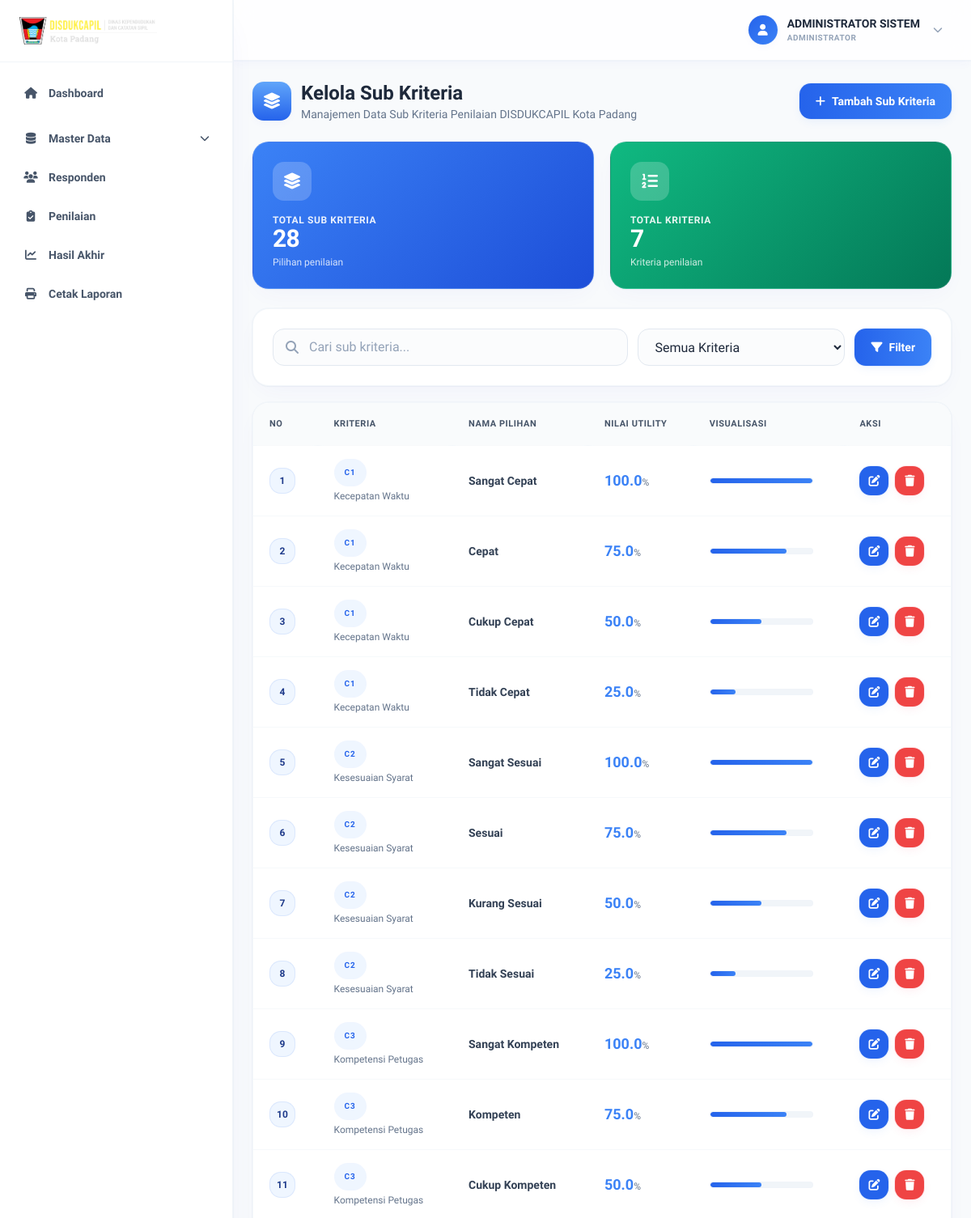
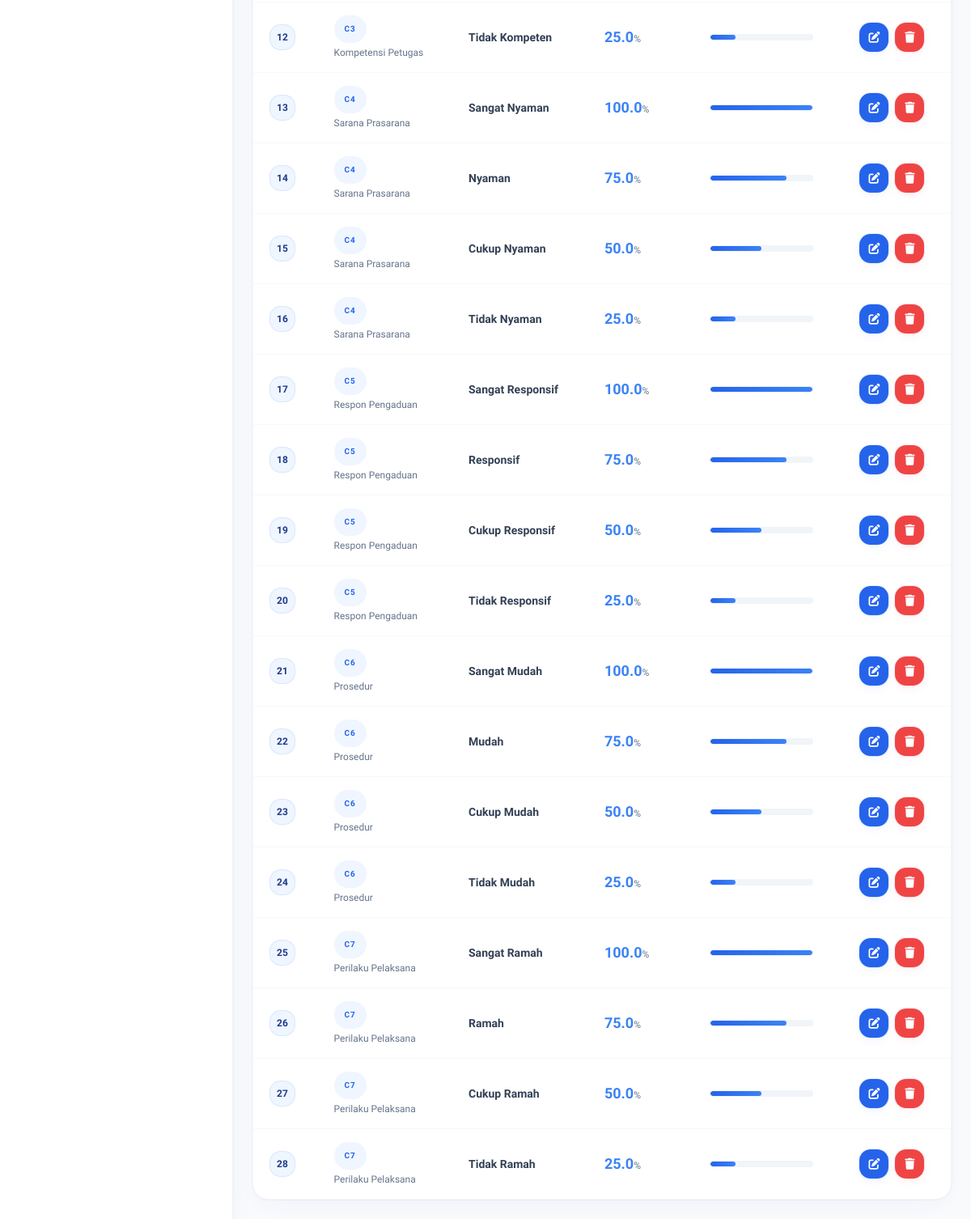
Page /index.php?controller=subKriteria&action=index (signed in) on the committed database (2 pictures, top to bottom).
### tables this page shows
CREATE TABLE `sub_kriteria` (
  `id_sub` int NOT NULL,
  `id_kriteria` int NOT NULL,
  `nama_pilihan` varchar(50) NOT NULL,
  `nilai_utility` float NOT NULL
);

CREATE TABLE `kriteria` (
  `id_kriteria` int NOT NULL,
  `kode_kriteria` varchar(10) NOT NULL,
  `nama_kriteria` varchar(100) NOT NULL,
  `pertanyaan` text NOT NULL,
  `bobot` int NOT NULL,
  `jenis` enum('benefit','cost') DEFAULT 'benefit',
  `created_at` timestamp NULL DEFAULT CURRENT_TIMESTAMP
);

### controllers/SubKriteriaController.php (called while the page is built, shortened)
<?php
require_once 'models/SubKriteriaModel.php';
class SubKriteriaController
{
    private $subKriteriaModel;
    public function __construct($connection)
    {
        $this->subKriteriaModel = new SubKriteriaModel($connection);
    }
    public function index()
    {
        $keyword = isset($_GET['keyword']) ? trim($_GET['keyword']) : '';
        $filter_kriteria = isset($_GET['id_kriteria']) ? intval($_GET['id_kriteria']) : 0;
        if (!empty($keyword)) {
            $subKriterias = $this->subKriteriaModel->search($keyword);
        } elseif ($filter_kriteria > 0) {
            $subKriterias = $this->subKriteriaModel->getByKriteria($filter_kriteria);
        } else {
            $subKriterias = $this->subKriteriaModel->getAll();
        }
        $data = [
            'title' => 'Kelola Sub Kriteria - DISDUKCAPIL Kota Padang',
            'page_title' => 'Kelola Sub Kriteria',
            'sub_kriterias' => $subKriterias,
            'keyword' => $keyword,
            'filter_kriteria' => $filter_kriteria,
            'total' => $this->subKriteriaModel->getTotal(),
            'kriterias' => $this->subKriteriaModel->getAllKriteria(),
            'user' => [
                'nama_lengkap' => $_SESSION['nama_lengkap'] ?? 'Admin',
                'username' => $_SESSION['username'] ?? '',
                'role' => $_SESSION['role'] ?? 'admin'
            ]
        ];
        require_once 'views/sub-kriteria/index.php';
    }
}
?>

### models/SubKriteriaModel.php (called while the page is built, shortened)
<?php
require_once 'KriteriaModel.php';
class SubKriteriaModel
{
    private $conn;
    private $table = 'sub_kriteria';
    private $kriteriaModel;
    public function __construct($connection)
    {
        $this->conn = $connection;
        $this->kriteriaModel = new KriteriaModel($connection);
    }
    public function getAll()
    {
        try {
            $query = "SELECT sk.*, k.nama_kriteria, k.kode_kriteria
                     FROM " . $this->table . " sk
                     JOIN kriteria k ON sk.id_kriteria = k.id_kriteria
                     ORDER BY k.kode_kriteria ASC, sk.nilai_utility DESC";
            $stmt = $this->conn->prepare($query);
            $stmt->execute();
            return $stmt->fetchAll(PDO::FETCH_ASSOC);
        } catch (PDOException $e) {
            error_log("Get all sub kriteria error: " . $e->getMessage());
            return false;
        }
    }
    public function getTotal()
    {
        try {
            $query = "SELECT COUNT(*) as total FROM " . $this->table;
            $stmt = $this->conn->prepare($query);
            $stmt->execute();
            $result = $stmt->fetch(PDO::FETCH_ASSOC);
            return $result['total'];
        } catch (PDOException $e) {
            error_log("Get total sub kriteria error: " . $e->getMessage());
            return 0;
        }
    }
    public function getAllKriteria()
    {
        return $this->kriteriaModel->getAll();
    }
}
?>

### models/KriteriaModel.php (called while the page is built, shortened)
<?php
class KriteriaModel
{
    private $conn;
    private $table = 'kriteria';
    public function __construct($connection)
    {
        $this->conn = $connection;
    }
    public function getAll()
    {
        try {
            $query = "SELECT * FROM " . $this->table . " ORDER BY kode_kriteria ASC";
            $stmt = $this->conn->prepare($query);
            $stmt->execute();
            return $stmt->fetchAll(PDO::FETCH_ASSOC);
        } catch (PDOException $e) {
            error_log("Get all kriteria error: " . $e->getMessage());
            return false;
        }
    }
}
?>

### views/sub-kriteria/index.php (the view, shortened to what this page needs)
<?php include('template/layout_admin_head.php'); ?>
<?php include('template/layout_admin_chrome.php'); ?>
<div class="flex items-center justify-between flex-wrap gap-4 mb-6">
  <div class="flex items-center gap-3">
    <div class="flex h-12 w-12 items-center justify-center rounded-gov bg-gradient-to-b from-gov-blue-600 to-gov-blue-800 text-white text-xl shadow-soft-raised-sm">
      <i class="fas fa-layer-group"></i>
    </div>
    <div>
      <h1 class="text-2xl font-bold text-slate-800">Kelola Sub Kriteria</h1>
      <p class="text-slate-500 text-sm">Manajemen Data Sub Kriteria Penilaian DISDUKCAPIL Kota Padang</p>
    </div>
  </div>
  <a href="index.php?controller=subKriteria&action=create" class="btn-gov-primary"><i class="fas fa-plus"></i> Tambah Sub Kriteria</a>
</div>
<div class="grid grid-cols-1 sm:grid-cols-2 gap-5 mb-6">
  <div class="card-gov-stat card-gov-stat-blue">
    <div class="card-gov-stat-icon"><i class="fas fa-layer-group"></i></div>
    <p class="card-gov-stat-label">Total Sub Kriteria</p>
    <p class="card-gov-stat-value"><?= $data['total'] ?? 0 ?></p>
    <p class="card-gov-stat-sub">Pilihan penilaian</p>
  </div>
  <div class="card-gov-stat card-gov-stat-green">
    <div class="card-gov-stat-icon"><i class="fas fa-list-ol"></i></div>
    <p class="card-gov-stat-label">Total Kriteria</p>
    <p class="card-gov-stat-value"><?= count($data['kriterias'] ?? []) ?></p>
    <p class="card-gov-stat-sub">Kriteria penilaian</p>
  </div>
</div>
<div class="search-gov-wrap">
  <form method="GET" action="index.php?controller=subKriteria&action=index" class="flex flex-col sm:flex-row gap-3 w-full">
    <div class="relative flex-1">
      <i class="fas fa-search absolute left-4 top-1/2 -translate-y-1/2 text-slate-400"></i>
      <input type="text" name="keyword" class="input-gov !pl-11" placeholder="Cari sub kriteria..." value="<?= htmlspecialchars($data['keyword'] ?? '') ?>">
    </div>
    <select name="id_kriteria" class="input-gov sm:w-64">
      <option value="">Semua Kriteria</option>
    </select>
    <button type="submit" class="btn-gov-primary"><i class="fas fa-filter"></i> Filter</button>
  </form>
</div>
<div class="table-gov-wrap">
  <div class="table-gov-scroll">
    <table class="table-gov">
      <thead><tr><th>No</th><th>Kriteria</th><th>Nama Pilihan</th><th>Nilai Utility</th><th>Visualisasi</th><th>Aksi</th></tr></thead>
      <tbody>
        <?php if (!empty($data['sub_kriterias'])): ?>
          <?php $no = 1; foreach ($data['sub_kriterias'] as $sub_kriteria): ?>
            <tr>
              <td><span class="row-number-gov"><?= $no++ ?></span></td>
              <td>
                <span class="badge-gov-primary"><?= htmlspecialchars($sub_kriteria['kode_kriteria']) ?></span>
                <p class="text-xs text-slate-500 mt-1"><?= htmlspecialchars($sub_kriteria['nama_kriteria']) ?></p>
              </td>
              <td class="font-semibold text-slate-800"><?= htmlspecialchars($sub_kriteria['nama_pilihan']) ?></td>
              <td><span class="text-lg font-bold text-gov-blue-700"><?= number_format($sub_kriteria['nilai_utility'], 1) ?></span><span class="text-xs text-slate-500">%</span></td>
              <td><div class="bar-gov-track w-32"><div class="bar-gov-fill" style="width: <?= $sub_kriteria['nilai_utility'] ?>%"></div></div></td>
              <td>
                <div class="flex gap-2">
                  <a href="index.php?controller=subKriteria&action=edit&id=<?= $sub_kriteria['id_sub'] ?>" class="btn-gov-icon-edit" title="Edit"><i class="fas fa-edit"></i></a>
                  <button onclick="govConfirmDelete('index.php?controller=subKriteria&action=delete&id=<?= $sub_kriteria['id_sub'] ?>', {text:'Sub kriteria ini akan dihapus secara permanen!'})" class="btn-gov-icon-delete" title="Hapus"><i class="fas fa-trash"></i></button>
                </div>
              </td>
            </tr>
          <?php endforeach; ?>
        <?php endif; ?>
      </tbody>
    </table>
  </div>
</div>
<?php include('template/layout_admin_foot.php'); ?>

### rows in the picture
sub_kriteria: id_kriteria.kode_kriteria "C1", id_kriteria.nama_kriteria "Kecepatan Waktu", nama_pilihan "Sangat Cepat", nilai_utility "100.0"
sub_kriteria: id_kriteria.kode_kriteria "C1", id_kriteria.nama_kriteria "Kecepatan Waktu", nama_pilihan "Cepat", nilai_utility "75.0"
sub_kriteria: id_kriteria.kode_kriteria "C1", id_kriteria.nama_kriteria "Kecepatan Waktu", nama_pilihan "Cukup Cepat", nilai_utility "50.0"
sub_kriteria: id_kriteria.kode_kriteria "C1", id_kriteria.nama_kriteria "Kecepatan Waktu", nama_pilihan "Tidak Cepat", nilai_utility "25.0"
sub_kriteria: id_kriteria.kode_kriteria "C2", id_kriteria.nama_kriteria "Kesesuaian Syarat", nama_pilihan "Sangat Sesuai", nilai_utility "100.0"
sub_kriteria: id_kriteria.kode_kriteria "C2", id_kriteria.nama_kriteria "Kesesuaian Syarat", nama_pilihan "Sesuai", nilai_utility "75.0"
sub_kriteria: id_kriteria.kode_kriteria "C2", id_kriteria.nama_kriteria "Kesesuaian Syarat", nama_pilihan "Kurang Sesuai", nilai_utility "50.0"
sub_kriteria: id_kriteria.kode_kriteria "C2", id_kriteria.nama_kriteria "Kesesuaian Syarat", nama_pilihan "Tidak Sesuai", nilai_utility "25.0"
sub_kriteria: id_kriteria.kode_kriteria "C3", id_kriteria.nama_kriteria "Kompetensi Petugas", nama_pilihan "Sangat Kompeten", nilai_utility "100.0"
sub_kriteria: id_kriteria.kode_kriteria "C3", id_kriteria.nama_kriteria "Kompetensi Petugas", nama_pilihan "Kompeten", nilai_utility "75.0"
sub_kriteria: id_kriteria.kode_kriteria "C3", id_kriteria.nama_kriteria "Kompetensi Petugas", nama_pilihan "Cukup Kompeten", nilai_utility "50.0"
sub_kriteria: id_kriteria.kode_kriteria "C3", id_kriteria.nama_kriteria "Kompetensi Petugas", nama_pilihan "Tidak Kompeten", nilai_utility "25.0"
sub_kriteria: id_kriteria.kode_kriteria "C4", id_kriteria.nama_kriteria "Sarana Prasarana", nama_pilihan "Sangat Nyaman", nilai_utility "100.0"
sub_kriteria: id_kriteria.kode_kriteria "C4", id_kriteria.nama_kriteria "Sarana Prasarana", nama_pilihan "Nyaman", nilai_utility "75.0"
sub_kriteria: id_kriteria.kode_kriteria "C4", id_kriteria.nama_kriteria "Sarana Prasarana", nama_pilihan "Cukup Nyaman", nilai_utility "50.0"
sub_kriteria: id_kriteria.kode_kriteria "C4", id_kriteria.nama_kriteria "Sarana Prasarana", nama_pilihan "Tidak Nyaman", nilai_utility "25.0"
sub_kriteria: id_kriteria.kode_kriteria "C5", id_kriteria.nama_kriteria "Respon Pengaduan", nama_pilihan "Sangat Responsif", nilai_utility "100.0"
sub_kriteria: id_kriteria.kode_kriteria "C5", id_kriteria.nama_kriteria "Respon Pengaduan", nama_pilihan "Responsif", nilai_utility "75.0"
sub_kriteria: id_kriteria.kode_kriteria "C5", id_kriteria.nama_kriteria "Respon Pengaduan", nama_pilihan "Cukup Responsif", nilai_utility "50.0"
sub_kriteria: id_kriteria.kode_kriteria "C5", id_kriteria.nama_kriteria "Respon Pengaduan", nama_pilihan "Tidak Responsif", nilai_utility "25.0"
sub_kriteria: id_kriteria.kode_kriteria "C6", id_kriteria.nama_kriteria "Prosedur", nama_pilihan "Sangat Mudah", nilai_utility "100.0"
sub_kriteria: id_kriteria.kode_kriteria "C6", id_kriteria.nama_kriteria "Prosedur", nama_pilihan "Mudah", nilai_utility "75.0"
sub_kriteria: id_kriteria.kode_kriteria "C6", id_kriteria.nama_kriteria "Prosedur", nama_pilihan "Cukup Mudah", nilai_utility "50.0"
sub_kriteria: id_kriteria.kode_kriteria "C6", id_kriteria.nama_kriteria "Prosedur", nama_pilihan "Tidak Mudah", nilai_utility "25.0"
sub_kriteria: id_kriteria.kode_kriteria "C7", id_kriteria.nama_kriteria "Perilaku Pelaksana", nama_pilihan "Sangat Ramah", nilai_utility "100.0"
sub_kriteria: id_kriteria.kode_kriteria "C7", id_kriteria.nama_kriteria "Perilaku Pelaksana", nama_pilihan "Ramah", nilai_utility "75.0"
sub_kriteria: id_kriteria.kode_kriteria "C7", id_kriteria.nama_kriteria "Perilaku Pelaksana", nama_pilihan "Cukup Ramah", nilai_utility "50.0"
sub_kriteria: id_kriteria.kode_kriteria "C7", id_kriteria.nama_kriteria "Perilaku Pelaksana", nama_pilihan "Tidak Ramah", nilai_utility "25.0"

### other values in the picture
$nama "ADMINISTRATOR SISTEM"
$roleDisplay "ADMINISTRATOR"
$data['total'] "28"
count($data['kriterias'] ?? []) "7"
